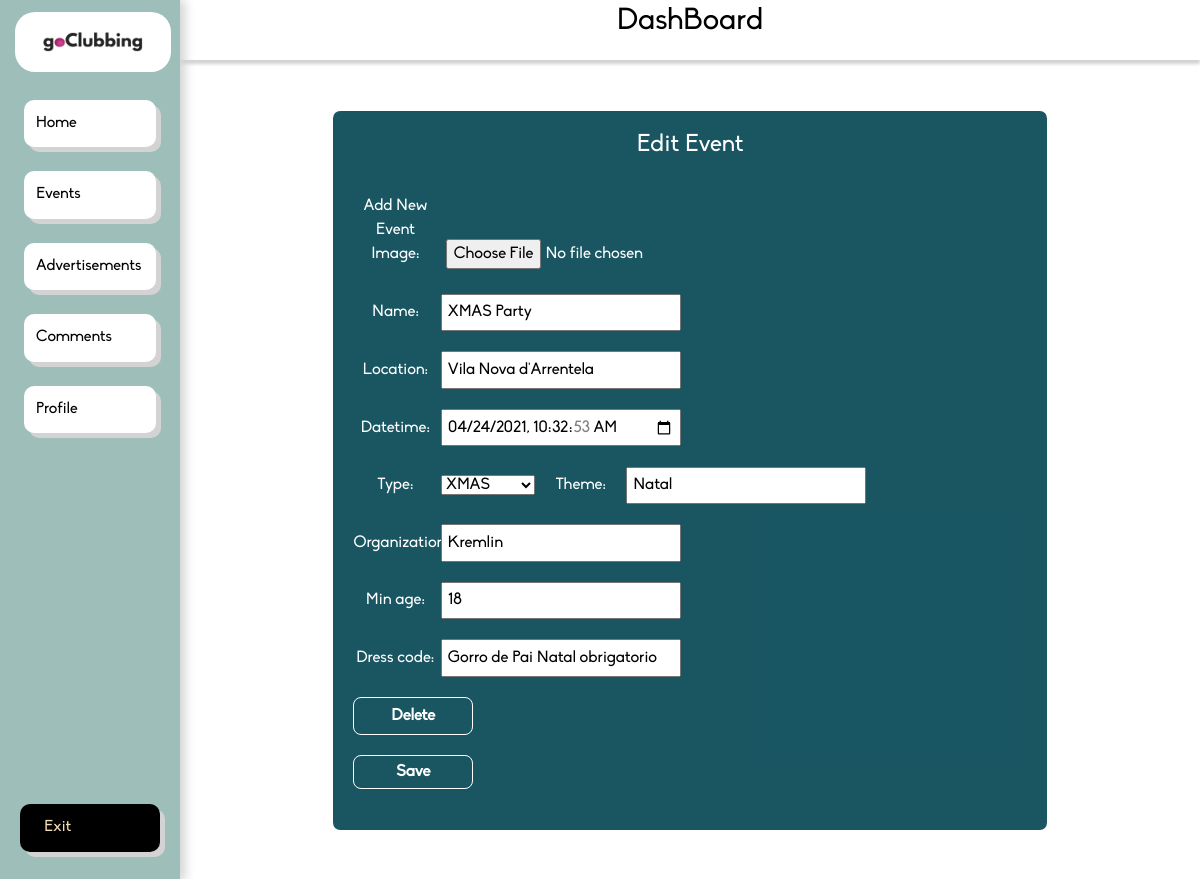
Page /dashboard/event/2/ (signed in) on the committed database.
### app/models.py (models this page shows, shortened)
class Event(models.Model):
    name = models.CharField(max_length=100)
    location = models.CharField(max_length=100)
    datetime = models.DateTimeField(auto_now=False, auto_now_add=False)
    type = models.ForeignKey(Event_Type, on_delete=models.CASCADE)
    theme = models.CharField(max_length=100)
    min_age = models.IntegerField()
    organization = models.CharField(max_length=100)
    dress_code = models.CharField(max_length=100)
    business = models.ForeignKey(Business, on_delete=models.CASCADE)

### app/views.py (the view)
# urls.py: path('dashboard/event/<int:num>/', dashboard_event, name='dashboard_event'),
def dashboard_event(request, num):
    if not request.user.is_authenticated or request.user.is_superuser:
        return redirect('/login/')
    current_event = Event.objects.get(id=num)
    if request.method == 'POST':
        form = EventForm(request.POST)
        if form.is_valid():
            current_event.name = form.cleaned_data["name"]
            current_event.location = form.cleaned_data["location"]
            current_event.type = form.cleaned_data["type"]
            current_event.theme = form.cleaned_data["theme"]
            current_event.datetime = form.cleaned_data["datetime"]
            current_event.organization = form.cleaned_data["organization"]
            current_event.dress_code = form.cleaned_data["dress_code"]
            current_event.min_age = form.cleaned_data["min_age"]
            if not form.cleaned_data["image"] is None:
                event_photo = EventPhoto(path=form.cleaned_data["image"], event=current_event)
                event_photo.save()
            current_event.save()
            events = Event.objects.all()
            ads = Advertisement.objects.all()
            comments = Comment.objects.all()
            tparams = {'events': events, 'ads': ads, 'comments': comments, 'self': Business.objects.get(user_id=request.user.id)}
            return render(request, "dash_home.html", tparams)
        else:
            form = EventForm(initial={'name': current_event.name, 'location': current_event.location, 'datetime': current_event.datetime, 'type': current_event.type, 'theme': current_event.theme, 'datetime': current_event.datetime, 'organization': current_event.organization, 'min_age': current_event.min_age, 'dress_code': current_event.dress_code})
            return render(request, "dash_event.html", {'num': num, 'eventid':num, 'form': form, 'error': True, 'message': bool(form.errors)})
    else:
        form = EventForm(initial={'name': current_event.name, 'location': current_event.location, 'datetime': current_event.datetime, 'type': current_event.type, 'theme': current_event.theme, 'datetime': current_event.datetime, 'organization': current_event.organization, 'min_age': current_event.min_age, 'dress_code': current_event.dress_code})
        return render(request, "dash_event.html", {'num': num, 'eventid': num,'form': form, 'error': False})

### app/forms.py
class EventForm(forms.Form):
    name = forms.CharField(max_length=100)
    location = forms.CharField(max_length=100)
    datetime = forms.DateTimeField(widget=forms.DateTimeInput(attrs={'type': 'datetime-local'}))
    type = forms.ModelChoiceField(queryset=Event_Type.objects.all())
    theme = forms.CharField(max_length=100)
    min_age = forms.IntegerField()
    organization = forms.CharField(max_length=100)
    dress_code = forms.CharField(max_length=100)
    image = forms.ImageField(label="Add New Event Image:", required=False, widget=forms.FileInput)

### app/models.py (called while the page is built)
    def __str__(self):
        return self.name

### app/templates/dash_event.html (shortened to what this page needs)
{% extends "dashboard.html" %}
{% load static %}
{% block content %}
    <div id="formus">
        <form action="." method="post">
            <h4 class="form-title">Edit Event</h4>
            <div class="form-group">
                {{ form.image.label_tag }}
                {{ form.image }}
            </div>
            <div class="form-group">
                {{ form.name.label_tag }}
                {{ form.name }}
            </div>
            <div class="form-group">
                {{ form.location.label_tag }}
                {{ form.location }}
            </div>
            <div class="form-group">
                {{ form.datetime.label_tag }}
                {{ form.datetime }}
            </div>
            <div class="form-group">
                {{ form.type.label_tag }}
                {{ form.type }}
                {{ form.theme.label_tag }}
                {{ form.theme }}
            </div>
            <div class="form-group">
                {{ form.organization.label_tag }}
                {{ form.organization }}
            </div>
            <div class="form-group">
                {{ form.min_age.label_tag }}
                {{ form.min_age }}
            </div>
            <div class="form-group">
                {{ form.dress_code.label_tag }}
                {{ form.dress_code }}
            </div>
            <div class="form-group col-md-offset-2 col-md-10">
                <a type="delete" value="Delete" class="btn btn-default" href="{% url 'dashboard_delete' num=eventid %}">Delete</a>
            </div>
            <div class="form-group col-md-offset-2 col-md-10">
                <input type="submit" value="Save" class="btn btn-default">
            </div>
        </form>
    </div>
{% endblock %}

### app/static/css/dashboard.css (style rules this page uses)
html, body { margin: 0; height: 100%; width: 100%; overflow: auto; }
#formus { background-color: rgba(0,68,82,0.9); border-radius: 1%; height: fit-content; width: 70%; margin: 5% auto; padding: 2%; color: white; }
.form-title { margin-bottom: 5%; }
.form-title, #formus label { color: white; z-index: 2; text-align: center; }
.form-group { margin-bottom: 3%; }
#formus label { border: #a22db0; width: 7vw; }
#formus input { padding: 0.7%; width: 20vw; }
.btn { border-radius: 8px !important; border-color: white !important; color: white !important; width: 10vw !important; font-weight: bold!important; }

### app/templates/dashboard.html (style rules this page uses)
* { box-sizing: border-box; font-family: Biko, serif; }

### rows in the picture
Event: name "XMAS Party", location "Vila Nova d'Arrentela", datetime "04/24/2021 10:32:53", type "XMAS", theme "Natal", organization "Kremlin", min_age "18", dress_code "Gorro de Pai Natal obrigatorio"
